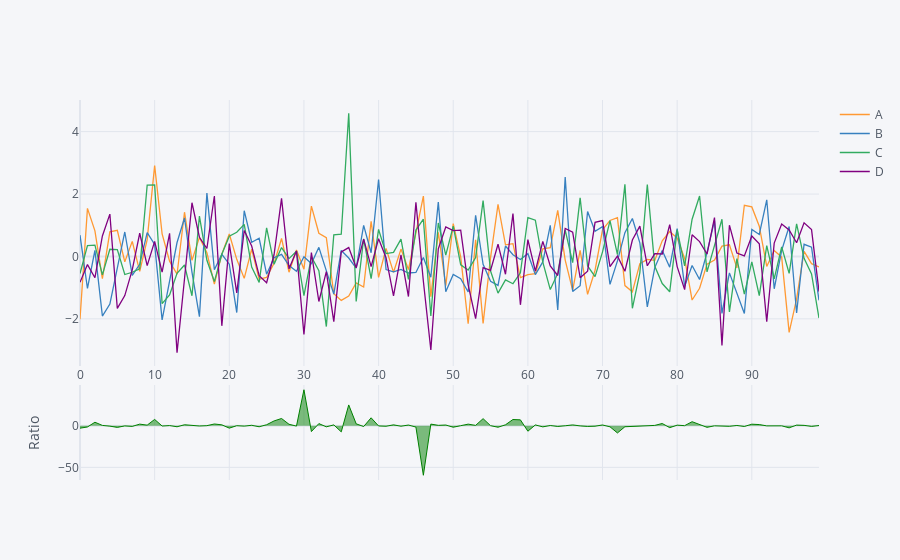

Notebook code cell kept with this figure:
### Code cell
df1.iplot(kind='ratio')    # Ratio
